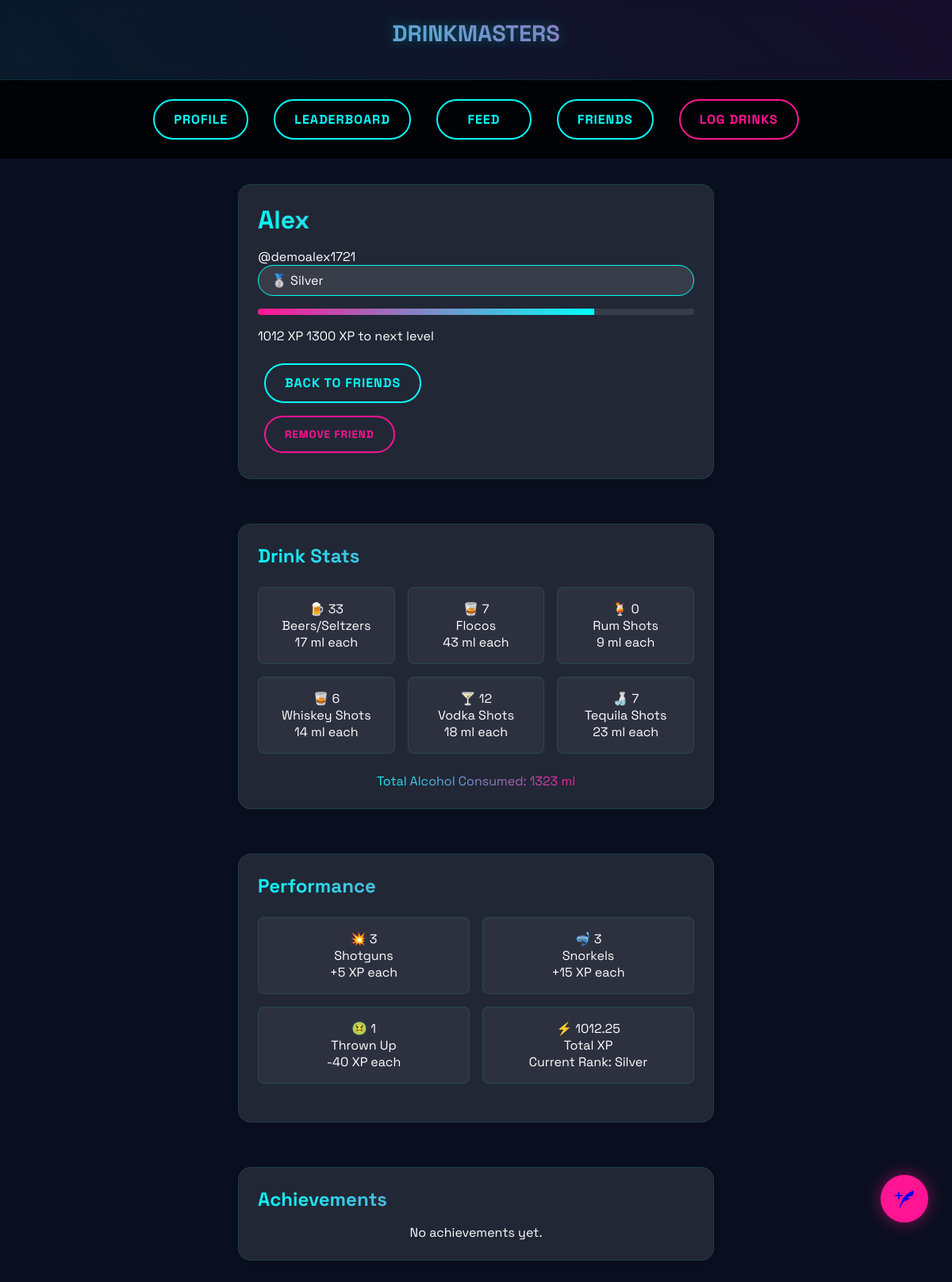
Screenshot of /accounts/friend_profile/demoalex1721/ (signed in) with the database file from the repository.
### accounts/models.py (models this page shows, shortened)
class Profile(models.Model):
    user = models.OneToOneField(User, on_delete=models.CASCADE)
    display_name = models.CharField(
    max_length=15,
    default='User',  # or another appropriate default value
    help_text="Display name (letters only, max 15 characters)"
)
    beer = models.IntegerField(default=0, help_text="Number of Beers/Seltzers drank (17 ml alcohol per beer)")
    floco = models.IntegerField(default=0, help_text="Number of Flocos (43 ml alcohol per shot)")
    rum = models.IntegerField(default=0, help_text="Number of rum shots (9 ml alcohol per shot)")
    whiskey = models.IntegerField(default=0, help_text="Number of whiskey shots (14 ml alcohol per shot)")
    vodka = models.IntegerField(default=0, help_text="Number of vodka shots (18 ml alcohol per shot)")
    tequila = models.IntegerField(default=0, help_text="Number of tequila shots (23 ml alcohol per shot)")
    shotguns = models.IntegerField(default=0, help_text="Number of shotguns")
    snorkels = models.IntegerField(default=0, help_text="Number of snorkels")
    thrown_up = models.IntegerField(default=0, help_text="Times thrown up")
    xp = models.IntegerField(default=0, help_text="User XP")
    rank = models.CharField(max_length=50, default="Bronze", help_text="User rank")
    friends = models.ManyToManyField('self', symmetrical=False, blank=True)
    def calculate_alcohol_drank(self):
        return (
            (self.beer * 17) +
            (self.floco * 43) +
            (self.rum * 9) +
            (self.whiskey * 14) +
            (self.vodka * 18) +
            (self.tequila * 23)
        )
    def calculate_xp(self):
        alcohol_xp = self.calculate_alcohol_drank() * 0.75
        bonus_xp = (self.shotguns * 5) + (self.snorkels * 15)
        penalties = self.thrown_up * 40
        return max(round(alcohol_xp + bonus_xp - penalties, 2), 0)
    @property
    def xp_to_next_level(self):
        RANK_THRESHOLDS = {
            'Bronze': 600,
            'Silver': 1300,
            'Gold': 3200,
            'Platinum': 7300,
            'Diamond': 15000,
            'Steez': None
        }
        return RANK_THRESHOLDS.get(self.rank, 0)
    @property
    def xp_percentage(self):
        if self.rank == "Steez":
            return 100
        next_level = self.xp_to_next_level
        if not next_level:
            return 0
        return min(100, int((self.xp / next_level) * 100))
    def check_achievements(self):
        earned = []
        for achievement in Achievement.objects.all():
            if achievement.qualifies(self):
                earned.append(achievement)
        return earned

### accounts/views.py (the view)
# urls.py: path('friend_profile/<str:username>/', views.friend_profile, name='friend_profile'),
@login_required
def friend_profile(request, username):
    friend_profile_obj = get_object_or_404(Profile, user__username=username)
    is_friend = friend_profile_obj in request.user.profile.friends.all()
    earned_achievements = friend_profile_obj.check_achievements()
    return render(request, 'accounts/friend_profile.html', {
        'friend_profile': friend_profile_obj,
        'is_friend': is_friend,
        'achievements': earned_achievements,  # if you're showing achievements here
    })

### accounts/templates/accounts/friend_profile.html (shortened to what this page needs)
{% extends 'base.html' %}
{% block content %}
<div class="profile-container">
    <div class="glass-card profile-header-card">
        <div class="profile-header-main">
            <div class="username-with-rank">
                <h1 class="gradient-text">{{ friend_profile.display_name }}</h1>
                        <p class="username-secondary">@{{ friend_profile.user.username }}</p>
                <div class="rank-badge" data-rank="{{ friend_profile.rank }}">
                    <span class="rank-icon">
                        {% if friend_profile.rank == "Bronze" %}
                            🥉
                        {% elif friend_profile.rank == "Silver" %}
                            🥈
                        {% elif friend_profile.rank == "Gold" %}
                            🥇
                        {% elif friend_profile.rank == "Platinum" %}
                            🔘
                        {% elif friend_profile.rank == "Diamond" %}
                            💎
                        {% else %}
                            👑
                        {% endif %}
                    </span>
                    <span class="rank-name">{{ friend_profile.rank }}</span>
                </div>
            </div>
            <div class="xp-display">
                <div class="xp-bar-container">
                    <div class="xp-bar">
                        <div class="xp-progress" style="width: {{ friend_profile.xp_percentage }}%;"></div>
                    </div>
                    <div class="xp-text">
                        <span>{{ friend_profile.xp }} XP</span>
                        {% if friend_profile.rank != "Steez" %}
                            <span>{{ friend_profile.xp_to_next_level }} XP to next level</span>
                        {% else %}
                            <span>MAX RANK</span>
                        {% endif %}
                    </div>
                </div>
            </div>
        </div>
        <div class="profile-actions" style="margin-top: 1rem;">
            <a href="{% url 'friend_list' %}" class="neon-btn">Back to Friends</a>
            {% if is_friend %}
            <form method="post" action="{% url 'remove_friend' friend_profile.id %}">
                <button type="submit" class="neon-btn pink-btn">Remove Friend</button>
            </form>
            {% else %}
            <form method="post" action="{% url 'send_friend_request' %}">
                {% csrf_token %}
                <input type="hidden" name="username" value="{{ friend_profile.user.username }}">
                <button type="submit" class="neon-btn">Add Friend</button>
            </form>
            {% endif %}
        </div>
    </div>
    <div class="glass-card">
        <h2 class="gradient-text">Drink Stats</h2>
        <div class="stats-grid three-column">
            <div class="stat-item">
                <div class="stat-value">
                    <span class="stat-icon">🍺</span>
                    <span>{{ friend_profile.beer }}</span>
                </div>
                <div class="stat-label">Beers/Seltzers</div>
                <div class="stat-subtext">17 ml each</div>
            </div>
            <div class="stat-item">
                <div class="stat-value">
                    <span class="stat-icon">🥃</span>
                    <span>{{ friend_profile.floco }}</span>
                </div>
                <div class="stat-label">Flocos</div>
                <div class="stat-subtext">43 ml each</div>
            </div>
            <div class="stat-item">
                <div class="stat-value">
                    <span class="stat-icon">🍹</span>
                    <span>{{ friend_profile.rum }}</span>
                </div>
                <div class="stat-label">Rum Shots</div>
                <div class="stat-subtext">9 ml each</div>
            </div>
            <div class="stat-item">
                <div class="stat-value">
                    <span class="stat-icon">🥃</span>
                    <span>{{ friend_profile.whiskey }}</span>
                </div>
                <div class="stat-label">Whiskey Shots</div>
                <div class="stat-subtext">14 ml each</div>
            </div>
            <div class="stat-item">
                <div class="stat-value">
                    <span class="stat-icon">🍸</span>
                    <span>{{ friend_profile.vodka }}</span>
                </div>
                <div class="stat-label">Vodka Shots</div>
                <div class="stat-subtext">18 ml each</div>
            </div>
            <div class="stat-item">
                <div class="stat-value">
                    <span class="stat-icon">🍶</span>
                    <span>{{ friend_profile.tequila }}</span>
                </div>
                <div class="stat-label">Tequila Shots</div>
                <div class="stat-subtext">23 ml each</div>
            </div>
        </div>
        <div class="total-alcohol" style="text-align: center; margin-top: 1rem;">
            <span class="gradient-text">Total Alcohol Consumed: {{ friend_profile.calculate_alcohol_drank }} ml</span>
        </div>
    </div>
    <div class="glass-card">
        <h2 class="gradient-text">Performance</h2>
        <div class="stats-grid two-column">
            <div class="stat-item">
                <div class="stat-value">
                    <span class="stat-icon">💥</span>
                    <span>{{ friend_profile.shotguns }}</span>
                </div>
                <div class="stat-label">Shotguns</div>
                <div class="stat-subtext">+5 XP each</div>
            </div>
            <div class="stat-item">
                <div class="stat-value">
                    <span class="stat-icon">🤿</span>
                    <span>{{ friend_profile.snorkels }}</span>
                </div>
                <div class="stat-label">Snorkels</div>
                <div class="stat-subtext">+15 XP each</div>
            </div>
            <div class="stat-item">
                <div class="stat-value">
                    <span class="stat-icon">🤢</span>
                    <span>{{ friend_profile.thrown_up }}</span>
                </div>
                <div class="stat-label">Thrown Up</div>
                <div class="stat-subtext">-40 XP each</div>
            </div>
            <div class="stat-item">
                <div class="stat-value">
                    <span class="stat-icon">⚡</span>
                    <span>{{ friend_profile.calculate_xp }}</span>
                </div>
                <div class="stat-label">Total XP</div>
                <div class="stat-subtext">Current Rank: {{ friend_profile.rank }}</div>
            </div>
        </div>
    </div>
<div class="glass-card">
    <h2 class="gradient-text">Achievements</h2>
    <div>
        {% with achievements=friend_profile.get_achievements %}
            {% if achievements %}
                <ul style="list-style-type: none; padding: 0;">
                    {% for achievement in achievements %}
                    <li style="background: rgba(0,254,252,0.1); margin: 0.5rem 0; padding: 0.5rem; border-radius: 5px;">
                        {{ achievement }}
                    </li>
                    {% endfor %}
                </ul>
            {% else %}
                <p style="text-align: center;">No achievements yet.</p>
            {% endif %}
        {% endwith %}
    </div>
</div>
</div>
{% endblock %}

### accounts/templates/base.html (style rules this page uses)
:root { --neon-cyan: #00fefc; --hot-pink: #ff1493; --deep-space: #0a0f1f; --void: #000; --glass-white: rgba(255, 255, 255, 0.1); --glass-border: rgba(0, 254, 252, 0.1); }
* { margin: 0; padding: 0; box-sizing: border-box; font-family: 'Space Grotesk', sans-serif; }
body { background: var(--deep-space); color: white; min-height: 100vh; padding-bottom: 80px; }
.glass-card { background: var(--glass-white); border-radius: 16px; padding: 1.5rem; margin: 1rem; border: 1px solid var(--glass-border); backdrop-filter: blur(5px); transition: transform 0.3s ease, box-shadow 0.3s ease; box-shadow: 0 4px 6px rgba(0, 0, 0, 0.1); }
.neon-btn { background: none; border: 2px solid var(--neon-cyan); color: var(--neon-cyan); padding: 0.8rem 1.5rem; border-radius: 50px; font-weight: 700; cursor: pointer; transition: all 0.3s ease; text-transform: uppercase; letter-spacing: 1px; text-decoration: none; display: inline-block; margin: 0.5rem; text-align: center; min-width: 120px; }
.pink-btn { border-color: var(--hot-pink); color: var(--hot-pink); }
.gradient-text { background: linear-gradient(45deg, var(--neon-cyan), var(--hot-pink)); -webkit-background-clip: text; background-clip: text; -webkit-text-fill-color: transparent; }
h1, h2, h3 { margin-bottom: 1rem; }
.xp-bar { height: 8px; background: rgba(255,255,255,0.1); border-radius: 4px; overflow: hidden; margin: 1rem 0; }
.xp-progress { height: 100%; background: linear-gradient(90deg, var(--hot-pink), var(--neon-cyan)); transition: width 0.5s ease; }
.rank-badge { background: rgba(255,255,255,0.1); padding: 0.5rem 1rem; border-radius: 25px; border: 1px solid var(--neon-cyan); }
.stats-grid { display: grid; gap: 1.5rem; margin: 1.5rem 0; }
.two-column { grid-template-columns: repeat(2, 1fr); }
.three-column { grid-template-columns: repeat(3, 1fr); }
.stat-item { background: rgba(255,255,255,0.05); padding: 1rem; border-radius: 12px; border: 1px solid rgba(0,254,252,0.1); }
@media (min-width: 768px) { body { padding-bottom: 0; } }

### accounts/templates/accounts/friend_profile.html (style rules this page uses)
.profile-container { display: flex; flex-direction: column; gap: 1.5rem; padding: 1rem; align-items: center; }
.profile-header-card, .glass-card { width: 100%; max-width: 600px; }
.stats-grid { display: grid; gap: 1rem; }
.three-column { grid-template-columns: repeat(3, 1fr); }
.two-column { grid-template-columns: repeat(2, 1fr); }
.stat-item { background: rgba(255, 255, 255, 0.05); padding: 1rem; border-radius: 8px; text-align: center; }

### rows the page displays
Profile: display_name "Alex", user.username "demoalex1721", rank "Silver", xp "1012", xp_to_next_level "1300", beer "33", floco "7", rum "0", whiskey "6", vodka "12", tequila "7", calculate_alcohol_drank "1323", shotguns "3", snorkels "3", thrown_up "1", calculate_xp "1012.25"
